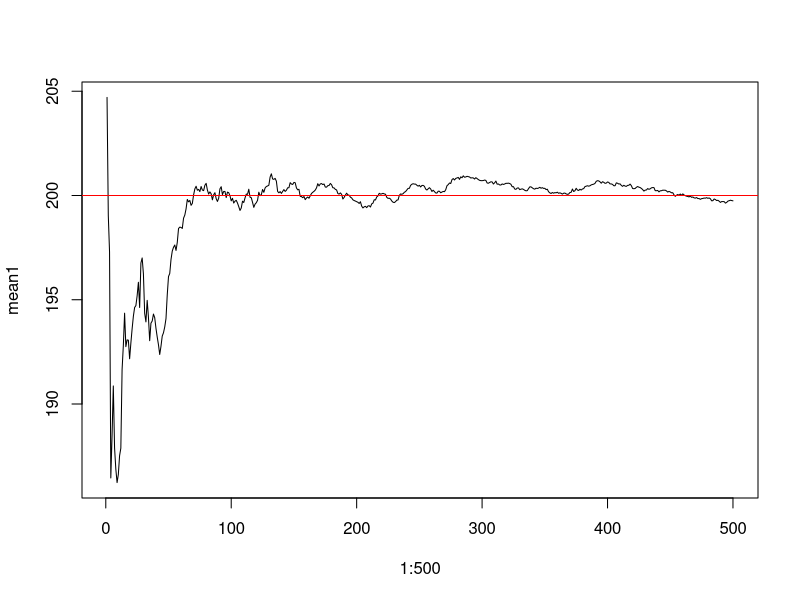
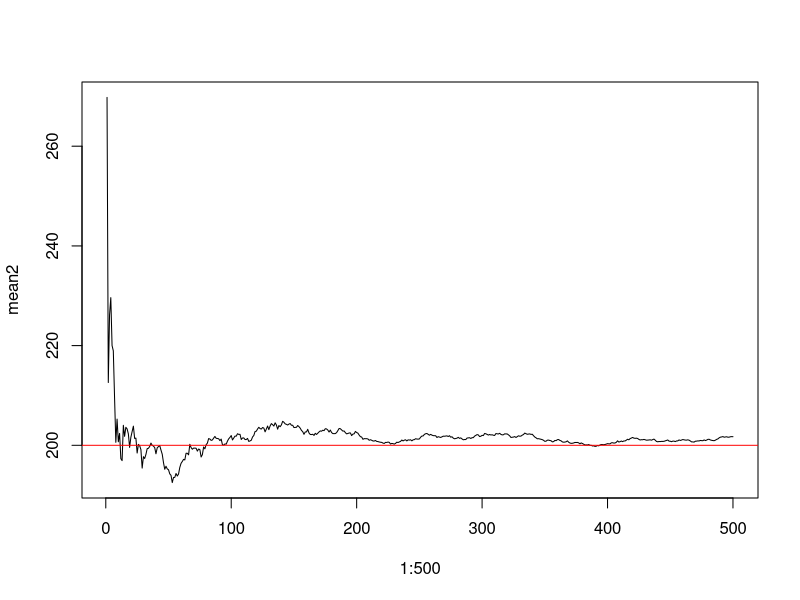
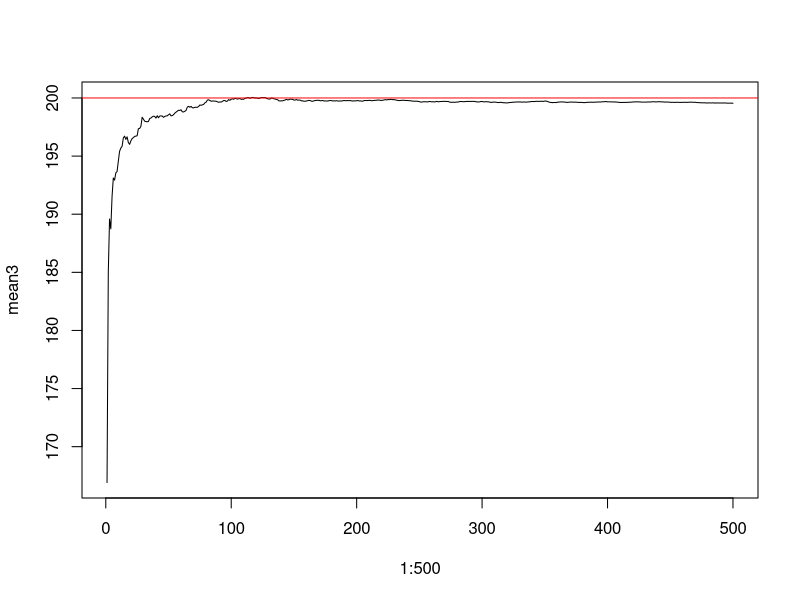
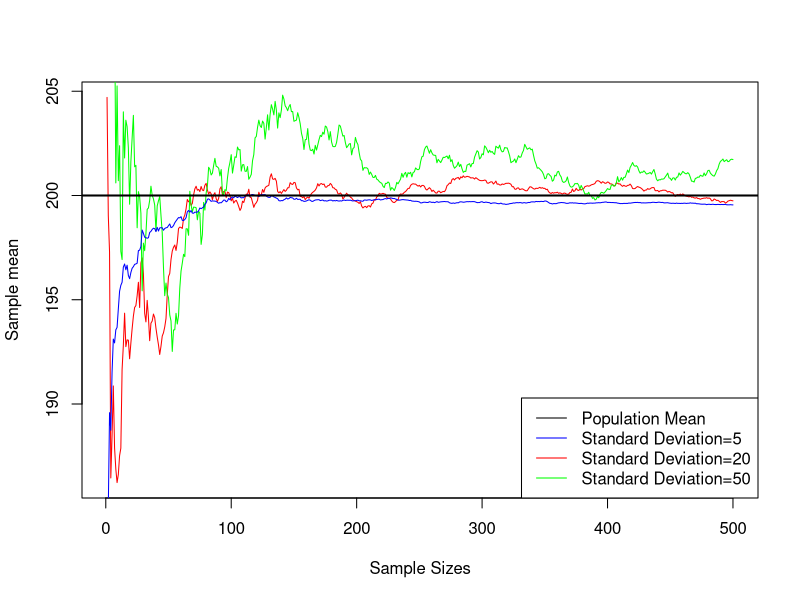
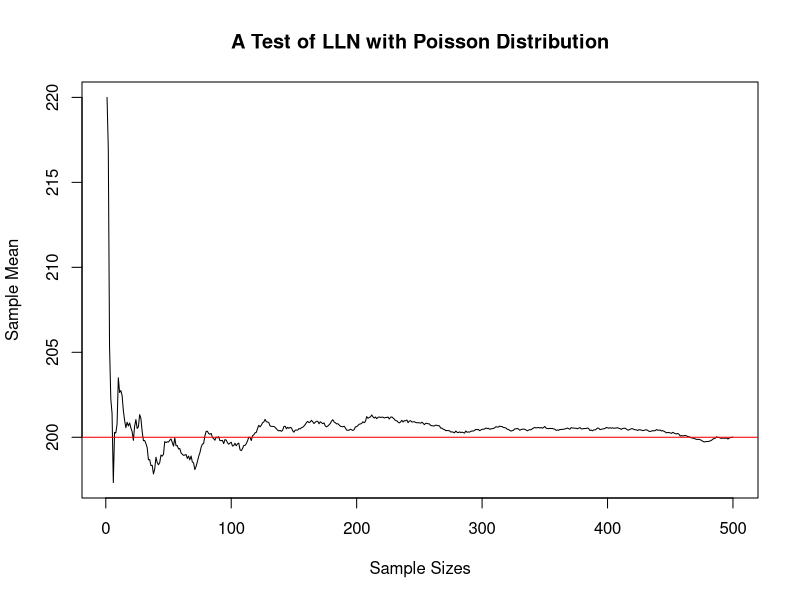
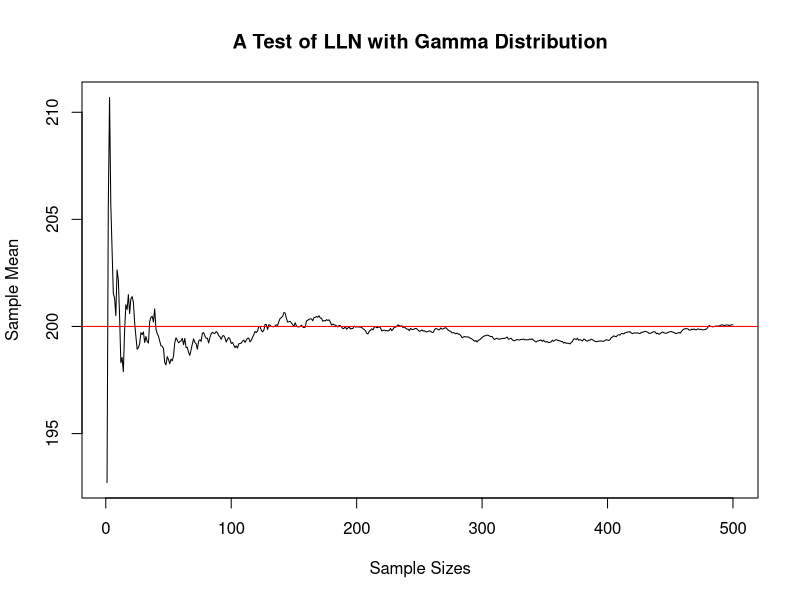

Reproduce these figures in R, in order.
## ---- chunk 1
knitr::opts_chunk$set(echo = TRUE)
## ---- chunk 2
set.seed(111)
E_Y=200 #Population mean
SD_Y=20 #Population standard deviaion
Y=rnorm(1,mean=E_Y,sd=SD_Y)
## ---- chunk 3
mean1=rep(NA,500)
mean1[1]=Y
## ---- chunk 4
for (i in 2:500){
  Y=c(Y,rnorm(1,mean=E_Y,sd=SD_Y)) # Draw single valur from the normal distribution and concatenate with the previous values of Y
  mean1[i]=mean(Y)
}#
## ---- chunk 5
plot(x=1:500,mean1,type="l")
abline(h=E_Y,col="red")
## ---- chunk 6
#In general, the Law of Large Numbers holds. As demonstrated in the figure plotted in 4, when sample sizes increase from 1 to 500, the black line representing the sample mean gradually approaches the true population mean represented by the red line. However, on a closer inspection, small increases in sample size do not always bring the sample mean closer to the population mean (i.e., when sample size increases from 499 to 500, the sample mean decreases from 192.9730 to 227.9164). However, this is likely due to random fluctuations in the sampling process and does not disrupt the general approach to the population mean when sample size increases from 1 to 500.
## ---- chunk 7
SD_Y_2=50 #setting a larger standard deviation
Y_2=rnorm(1,mean=E_Y,sd=SD_Y_2)
mean2=rep(NA,500)
mean2[1]=Y_2 
for (i in 2:500){
  Y_2=c(Y_2,rnorm(1,mean=E_Y,sd=SD_Y_2))
  mean2[i]=mean(Y_2)
} 
plot(x=1:500,mean2,type="l")
abline(h=E_Y,col="red")

#The sample mean approaches the population mean slower with a higher initial fluctuation from the population mean
## ---- chunk 8
SD_Y_3=5 #setting a smaller standard deviation
Y_3=rnorm(1,mean=E_Y,sd=SD_Y_2)
mean3=rep(NA,500)
mean3[1]=Y_3 
for (i in 2:500){
  Y_3=c(Y_3,rnorm(1,mean=E_Y,sd=SD_Y_3))
  mean3[i]=mean(Y_3)
} 
plot(x=1:500,mean3,type="l")
abline(h=E_Y,col="red")
##The sample mean approaches the population mean much faster with a lower initial fluctuation from the population mean
## ---- chunk 9
plot(1:500, mean1, type = "l", col = "red", xlab = "Sample Sizes", ylab = "Sample mean") 
lines(1:500, mean2, col = "green")
lines(1:500, mean3, col = "blue")
abline(h=E_Y,col="black",lwd=2)
legend("bottomright", legend = c("Population Mean","Standard Deviation=5", "Standard Deviation=20", "Standard Deviation=50"),col = c("black","blue","red", "green" ), lty = 1,lwd=1)
## ---- chunk 10
#As the variability in a population increases, the sample size necessary to accurately estimate the population mean increase. As demonstrated in the figure in 8,with standard deviation increases from 5 to 50, the sample mean approaches close to population mean roughly at the sample sizes of 150, 450 and >500 respectively.
## ---- chunk 11
poisson_lambda_Y=200 
Y_pois=rpois(1,lambda=poisson_lambda_Y)
mean_pois=rep(NA,500)
mean_pois[1]=Y_pois 
for (i in 2:500){
  Y_pois=c(Y_pois,rpois(1,lambda=poisson_lambda_Y))
  mean_pois[i]=mean(Y_pois)
} 
plot(x=1:500,mean_pois,type="l",xlab = "Sample Sizes", ylab = "Sample Mean",main="A Test of LLN with Poisson Distribution")
abline(h=E_Y,col="red")#
##############################################################################################
gamma_shape_Y=200 
gamma_scale_Y=1 
Y_gamma=rgamma(1, shape=gamma_shape_Y, scale=gamma_scale_Y)
mean_gamma=rep(NA,500)
mean_gamma[1]=Y_gamma 
for (i in 2:500){
  Y_gamma=c(Y_gamma,rgamma(1, shape=gamma_shape_Y, scale=gamma_scale_Y))
  mean_gamma[i]=mean(Y_gamma)
} 
plot(x=1:500, mean_gamma,type="l",xlab = "Sample Sizes", ylab = "Sample Mean",main="A Test of LLN with Gamma Distribution")
abline(h=E_Y,col="red")
## ---- chunk 12
#The Law of Large Numbers seems to hold for means of non-normal distributions as well. 

#One remarkable difference I noticed is that, although both the Gamma and Poisson distributions utilized have a relatively low variance (200) and standard deviation (14.1), the sample size required for the sample mean to come close to the population mean is larger (>450) than that of the Normal distribution, even when the Normal distribution has a standard deviation of 20 (roughly 450), which is greater than 14.1. One possible reason could be that both the Gamma and Poisson distributions are non-symmetrical. Thus, it takes more samples to average out the extreme values that occasionally occur during the sampling process. Furthermore, among all three distributions, the Poisson distribution seems to be the only one where, when sample sizes are small, the sample means are generally larger than the population mean, whereas in the other two distributions, the sample means tend to fluctuate above and below the population mean when sample sizes are small.
## ---- chunk 13
#Looking at the plot, I would recommend 12.4 as the population mean, and this is the single value I would choose. According to the plot, once the population size reaches beyond 400, the sample mean appears stable around the line at 12.4. Thus, it is the number I would recommend.

#More generally, I do not think there exists one “best” estimate. To begin with, as demonstrated in the previous plots, it is not uncommon for the sample mean, even at large sample sizes, to remain consistently above or below the population mean. Secondly, it is impossible to predict whether the sample mean would further fluctuate beyond a sample size of 500. Lastly, as shown in the previous questions and plots, even with large sample sizes, random fluctuations can still cause the sample mean to deviate from the population mean.Therefore, it would be impossible to derive a single best estimate value from the graph. Instead, there could exist many equally good estimates for the population mean.
    
